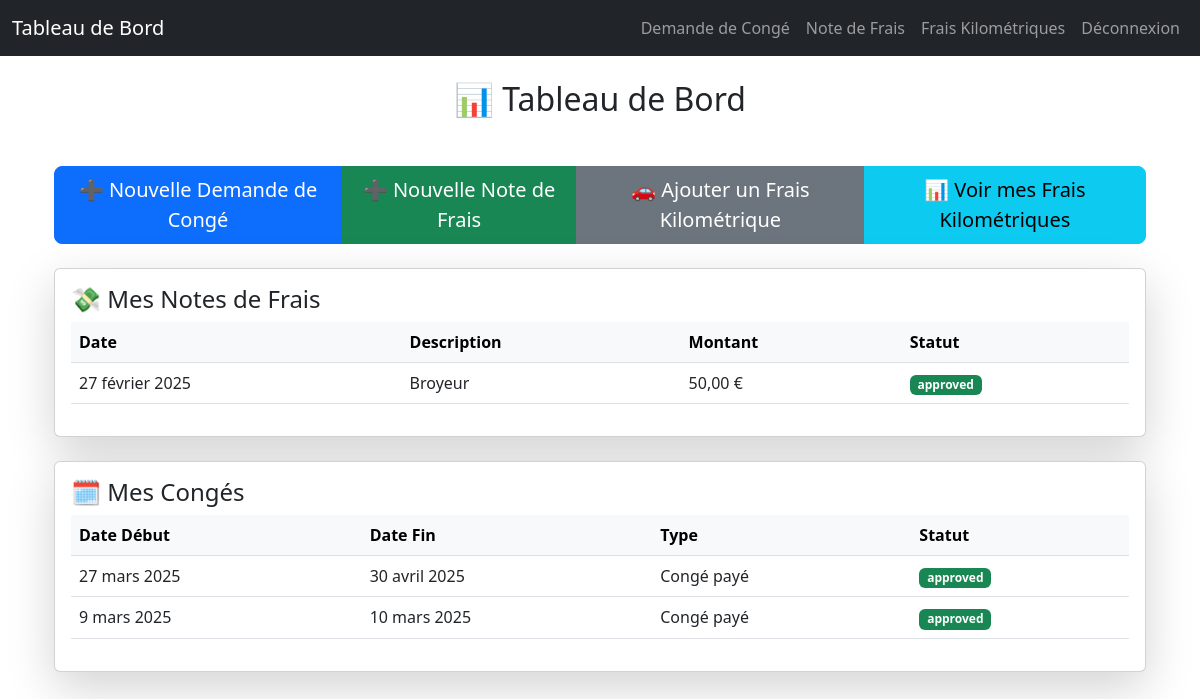
/dashboard/ (signed in), run on an earlier commit of the app's database.
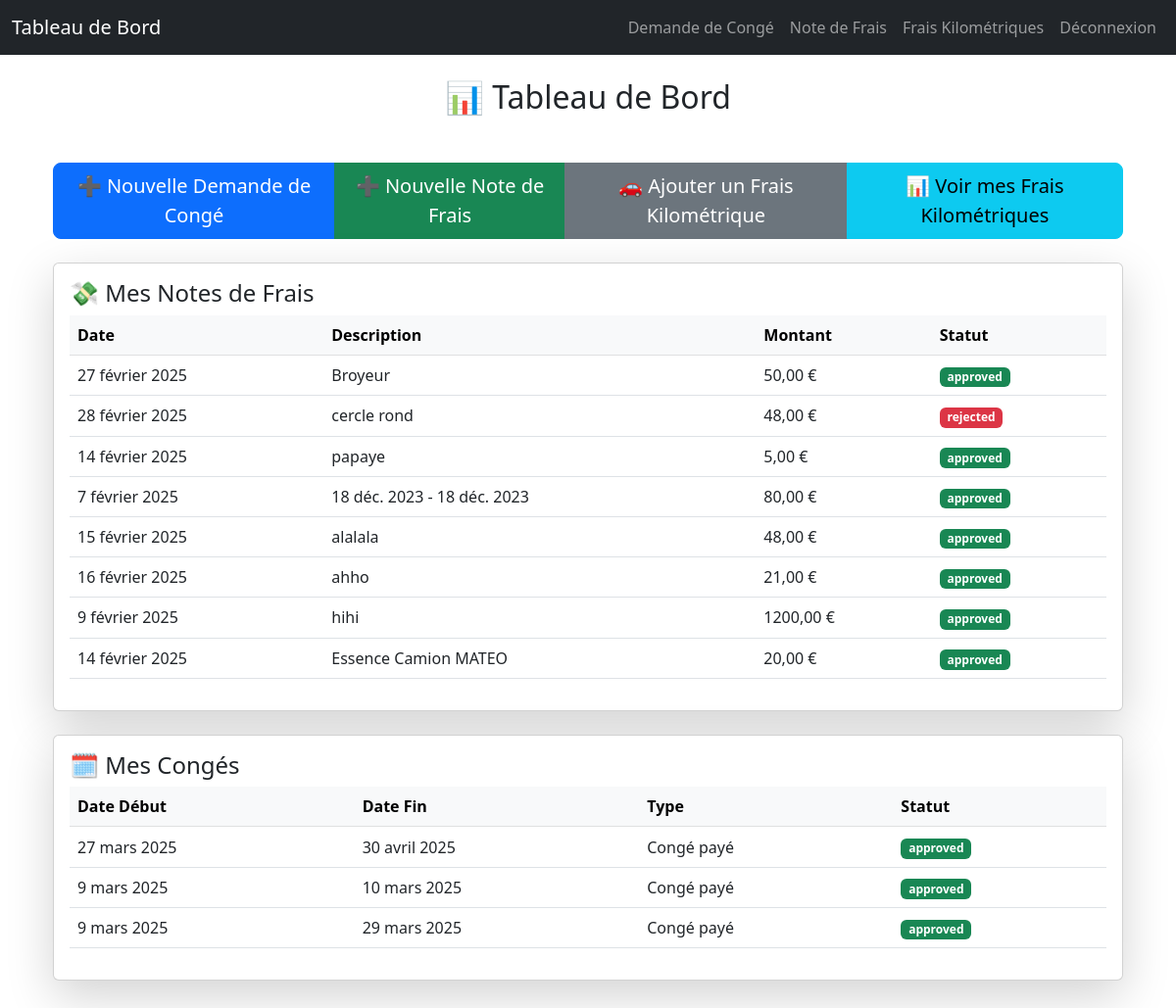
And on a later commit of the database.
### rh_management/models.py (models this page shows, shortened)
class ExpenseReport(models.Model):
    STATUS_CHOICES = [
        ('pending', 'En attente'),
        ('approved', 'Approuvée'),
        ('rejected', 'Rejetée')
    ]
    user = models.ForeignKey(User, on_delete=models.CASCADE)
    date = models.DateField()
    description = models.CharField(max_length=255)
    amount = models.DecimalField(max_digits=10, decimal_places=2)  # Montant HT
    currency = models.CharField(max_length=10, default="€")
    vat = models.DecimalField(max_digits=5, decimal_places=2, default=0.0)  # ✅ Applique une TVA par défaut de 20%
    project = models.CharField(max_length=255, blank=True, null=True)
    location = models.CharField(max_length=255, blank=True, null=True)
    refacturable = models.BooleanField(default=False)
    receipt = models.FileField(upload_to="receipts/", blank=True, null=True)  # Champ pour les pièces justificatives
    status = models.CharField(max_length=10, choices=STATUS_CHOICES, default='pending')

class LeaveRequest(models.Model):
    user = models.ForeignKey(User, on_delete=models.CASCADE)
    leave_type = models.CharField(max_length=10, choices=LEAVE_TYPES, default='CP')  # ✅ Type de congé
    start_date = models.DateField()
    end_date = models.DateField()
    reason = models.TextField(blank=True, null=True)  # ✅ Commentaire optionnel
    status = models.CharField(max_length=10, choices=STATUS_CHOICES, default='pending')  # ✅ Correction
    created_at = models.DateTimeField(auto_now_add=True)

### rh_management/views.py (the view)
# urls.py: path("dashboard/", dashboard_view, name="dashboard"),  # Dashboard page
@login_required
def dashboard_view(request):
    new_leave_requests_count = LeaveRequest.objects.filter(status='pending').count()
    new_expense_reports_count = ExpenseReport.objects.filter(status='pending').count()
    new_kilometric_expenses_count = KilometricExpense.objects.filter(status='pending').count()
    context = {
        "is_admin": request.user.is_superuser,
        "is_hr": request.user.groups.filter(name='HR').exists(),
        "is_employee": request.user.groups.filter(name='Employé').exists(),
        "leave_requests": LeaveRequest.objects.all(),
        "expense_reports": ExpenseReport.objects.all(),
        "kilometric_expenses": KilometricExpense.objects.all(),
        "new_leave_requests_count": new_leave_requests_count,
        "new_expense_reports_count": new_expense_reports_count,
        "new_kilometric_expenses_count": new_kilometric_expenses_count,
    }
    return render(request, 'rh_management/dashboard.html', context)

### templates/rh_management/dashboard.html (shortened to what the changed rows need)
{% extends "base.html" %}
{% block content %}
<div class="container mt-4">
    <h2 class="text-center mb-4">📊 Tableau de Bord</h2>
    {% if is_hr or is_admin %}
    <div class="card shadow-lg mt-4">
        <div class="card-body">
            <h4>🗓️ Les demandes de Congés</h4>
            <form method="get" class="mb-4" id="leave_filter_form">
                <div class="row">
                    <div class="col-md-4">
                        <label for="status_filter_leave">Filtrer par statut:</label>
                        <select class="form-control" id="status_filter_leave" name="status_leave">
                            <option value="">Tous</option>
                            <option value="pending">En attente</option>
                            <option value="approved">Approuvé</option>
                            <option value="rejected">Rejeté</option>
                        </select>
                    </div>
                    <div class="col-md-4">
                        <label for="sort_by_leave">Trier par:</label>
                        <select class="form-control" id="sort_by_leave" name="sort_leave">
                            <option value="date_desc">Date (Récent à Ancien)</option>
                            <option value="date_asc">Date (Ancien à Récent)</option>
                        </select>
                    </div>
                    <div class="col-md-4">
                        <button type="button" class="btn btn-primary mt-4" id="filter_leave">Filtrer</button>
                    </div>
                </div>
            </form>
            <table class="table table-hover">
                <thead class="table-light">
                    <tr>
                        <th>Employés</th>
                        <th>Date Début</th>
                        <th>Date Fin</th>
                        <th>Type</th>
                        <th>Statut</th>
                    </tr>
                </thead>
                <tbody id="leave_requests_body">
                    {% if leave_requests %}
                        {% for leave in leave_requests %}
                            <tr data-id="{{ leave.id }}">
                                <td>{{ leave.user.username }}</td>
                                <td>{{ leave.start_date }}</td>
                                <td>{{ leave.end_date }}</td>
                                <td>{{ leave.get_leave_type_display }}</td>
                                <td>
                                    <span class="badge bg-{% if leave.status == 'approved' %}success{% elif leave.status == 'rejected' %}danger{% else %}warning{% endif %}">
                                        {{ leave.status }}
                                    </span>
                                </td>
                            </tr>
                        {% endfor %}
                    {% else %}
                        <tr><td colspan="5" class="text-center">Aucune demande de congé</td></tr>
                    {% endif %}
                </tbody>
            </table>
        </div>
    </div>
    <div class="card shadow-lg mt-4">
        <div class="card-body">
            <h4>💸 Les Notes de Frais</h4>
            <form method="get" class="mb-4" id="expense_filter_form">
                <div class="row">
                    <div class="col-md-4">
                        <label for="status_filter_expense">Filtrer par statut:</label>
                        <select class="form-control" id="status_filter_expense" name="status_expense">
                            <option value="">Tous</option>
                            <option value="pending">En attente</option>
                            <option value="approved">Approuvé</option>
                            <option value="rejected">Rejeté</option>
                        </select>
                    </div>
                    <div class="col-md-4">
                        <label for="sort_by_expense">Trier par:</label>
                        <select class="form-control" id="sort_by_expense" name="sort_expense">
                            <option value="date_desc">Date (Récent à Ancien)</option>
                            <option value="date_asc">Date (Ancien à Récent)</option>
                        </select>
                    </div>
                    <div class="col-md-4">
                        <button type="button" class="btn btn-primary mt-4" id="filter_expense">Filtrer</button>
                    </div>
                </div>
            </form>
            <table class="table table-hover">
                <thead class="table-light">
                    <tr>
                        <th>Employé</th>
                        <th>Date</th>
                        <th>Description</th>
                        <th>Montant</th>
                        <th>Statut</th>
                    </tr>
                </thead>
                <tbody id="expense_reports_body">
                    {% if expense_reports %}
                        {% for expense in expense_reports %}
                            <tr data-id="{{ expense.id }}">
                                <td>{{ expense.user.username }}</td>
                                <td>{{ expense.date }}</td>
                                <td>{{ expense.description }}</td>
                                <td>{{ expense.amount }} €</td>
                                <td>
                                    <span class="badge bg-{% if expense.status == 'approved' %}success{% elif expense.status == 'rejected' %}danger{% else %}warning{% endif %}">
                                        {{ expense.status }}
                                    </span>
                                </td>
                            </tr>
                        {% endfor %}
                    {% else %}
                        <tr><td colspan="5" class="text-center">Aucune note de frais enregistrée</td></tr>
                    {% endif %}
                </tbody>
            </table>
        </div>
    </div>
    <div class="card shadow-lg mt-4">
        <div class="card-body">
            <h4>🚗 Les Frais Kilométriques</h4>
            <form method="get" class="mb-4" id="kilometric_expense_filter_form">
                <div class="row">
                    <div class="col-md-4">
                        <label for="status_filter_kilometric_expense">Filtrer par statut:</label>
                        <select class="form-control" id="status_filter_kilometric_expense" name="status_kilometric_expense">
                            <option value="">Tous</option>
                            <option value="pending">En attente</option>
                            <option value="approved">Approuvé</option>
                            <option value="rejected">Rejeté</option>
                        </select>
                    </div>
                    <div class="col-md-4">
                        <label for="sort_by_kilometric_expense">Trier par:</label>
                        <select class="form-control" id="sort_by_kilometric_expense" name="sort_kilometric_expense">
                            <option value="date_desc">Date (Récent à Ancien)</option>
                            <option value="date_asc">Date (Ancien à Récent)</option>
                        </select>
                    </div>
                    <div class="col-md-4">
                        <button type="button" class="btn btn-primary mt-4" id="filter_kilometric_expense">Filtrer</button>
                    </div>
                </div>
            </form>
            <table class="table table-hover">
                <thead class="table-light">
                    <tr>
                        <th>Employé</th>
                        <th>Date</th>
                        <th>Description</th>
                        <th>Distance</th>
                        <th>Montant (€)</th>
                        <th>Statut</th>
                    </tr>
                </thead>
                <tbody id="kilometric_expense_reports_body">
                    {% if kilometric_expenses %}
                        {% for expense in kilometric_expenses %}
                            <tr data-id="{{ expense.id }}">
                                <td>{{ expense.user.username }}</td>
                                <td>{{ expense.date }}</td>
                                <td>{{ expense.description|default:"Frais kilométrique" }}</td>
                                <td>{{ expense.distance }} km</td>
                                <td>{{ expense.amount }}</td>
                                <td>
                                    <span class="badge bg-{% if expense.status == 'approved' %}success{% elif expense.status == 'rejected' %}danger{% else %}warning{% endif %}">
                                        {{ expense.status }}
                                    </span>
                                </td>
                            </tr>
                        {% endfor %}
                    {% else %}
                        <tr><td colspan="5" class="text-center">Aucune note de frais kilométriques enregistrée</td></tr>
                    {% endif %}
                </tbody>
            </table>
        </div>
    </div>
    {% else %}
    <div class="card shadow-lg mt-4">
        <div class="card-body">
            <table class="table table-hover">
                <thead class="table-light">
                    <tr>
                        <th>Date</th>
                        <th>Description</th>
                        <th>Montant</th>
                        <th>Statut</th>
                    </tr>
                </thead>
                <tbody id="my_expense_reports_body">
                    {% if expense_reports %}
                        {% for expense in expense_reports %}
                            <tr data-id="{{ expense.id }}">
                                <td>{{ expense.date }}</td>
                                <td>{{ expense.description }}</td>
                                <td>{{ expense.amount }} €</td>
                                <td>
                                    <span class="badge bg-{% if expense.status == 'approved' %}success{% elif expense.status == 'rejected' %}danger{% else %}warning{% endif %}">
                                        {{ expense.status }}
                                    </span>
                                </td>
                            </tr>
                        {% endfor %}
                    {% else %}
                        <tr><td colspan="5" class="text-center">Aucune note de frais enregistrée</td></tr>
                    {% endif %}
                </tbody>
            </table>
        </div>
    </div>
    <div class="card shadow-lg mt-4">
        <div class="card-body">
            <table class="table table-hover">
                <thead class="table-light">
                    <tr>
                        <th>Date Début</th>
                        <th>Date Fin</th>
                        <th>Type</th>
                        <th>Statut</th>
                    </tr>
                </thead>
                <tbody id="my_leave_requests_body">
                    {% if leave_requests %}
                        {% for leave in leave_requests %}
                            <tr data-id="{{ leave.id }}">
                                <td>{{ leave.start_date }}</td>
                                <td>{{ leave.end_date }}</td>
                                <td>{{ leave.get_leave_type_display }}</td>
                                <td>
                                    <span class="badge bg-{% if leave.status == 'approved' %}success{% elif leave.status == 'rejected' %}danger{% else %}warning{% endif %}">
                                        {{ leave.status }}
                                    </span>
                                </td>
                            </tr>
                        {% endfor %}
                    {% else %}
                        <tr><td colspan="5" class="text-center">Aucune demande de congé</td></tr>
                    {% endif %}
                </tbody>
            </table>
        </div>
    </div>
    {% endif %}
</div>
{% endblock %}

What changed in the data, as far as the page shows it:
added ExpenseReport: date "28 février 2025", description "cercle rond", amount "48,00", status "rejected"
added ExpenseReport: date "14 février 2025", description "papaye", amount "5,00", status "approved"
added ExpenseReport: date "7 février 2025", description "18 déc. 2023 - 18 déc. 2023", amount "80,00", status "approved"
added ExpenseReport: date "15 février 2025", description "alalala", amount "48,00", status "approved"
added ExpenseReport: date "16 février 2025", description "ahho", amount "21,00", status "approved"
added ExpenseReport: date "9 février 2025", description "hihi", amount "1200,00", status "approved"
added ExpenseReport: date "14 février 2025", description "Essence Camion MATEO", amount "20,00", status "approved"
added LeaveRequest: start_date "9 mars 2025", end_date "29 mars 2025", leave_type "Congé payé", status "approved"
